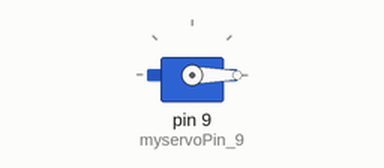
Simulated run of this sketch. Board: Arduino Uno, built with avr-gcc and run on an emulated ATmega328P. Shown: servo.

Above: at 0.05 s.
At 4.25 s:
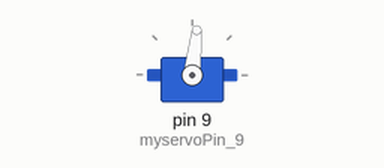
At 8.55 s:
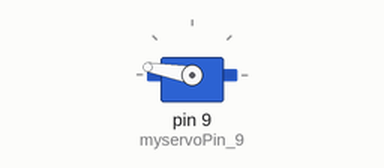
At 17.05 s:
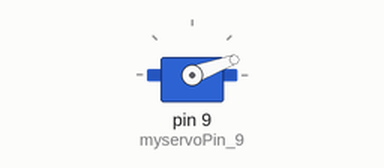
Timing chart, 0 to 23.4 s (numbered marks = the images above):
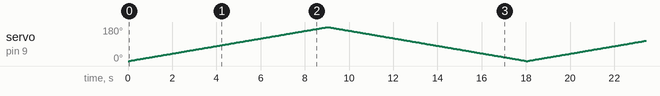

The sketch:

FlipFlop.ino
```cpp
/*
Archivo: FlipFlop.ino
  Muestra como opera un servomotor controlado por
  posición codificada en ancho de pulso.

  Genera la secuencia de rotación angular.
  0[°] < angulo < 180[°]
*/


#include <Servo.h>
        Servo myservoPin_9;
        int angle = 0;
        int tiempo = 50
        ;
void setup(){
            myservoPin_9.attach(9);
            }
void loop(){
          for(angle = 0; angle < 180; angle++){
                myservoPin_9.write(angle);
                delay(tiempo);
                }
          for(angle = 180; angle >= 1; angle--){
                myservoPin_9.write(angle);
                delay(tiempo);
          }
}
```
